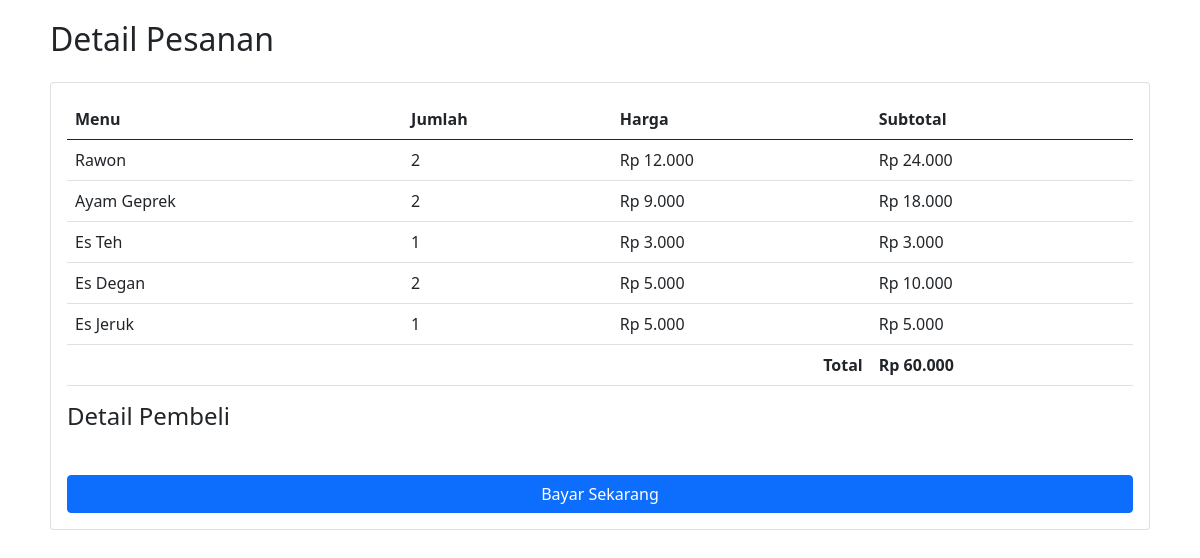
/order/checkout.php?id_order=15, run on the app's committed database.
### tables this page shows
CREATE TABLE `order_detail` (
  `id_order_detail` int(11) NOT NULL,
  `id_order` int(11) NOT NULL,
  `id_menu` int(11) NOT NULL,
  `jumlah_order` int(11) NOT NULL,
  `harga` int(11) NOT NULL,
  `subtotal` int(11) NOT NULL
);

CREATE TABLE `menu` (
  `id_menu` int(11) NOT NULL,
  `jenis_menu` varchar(255) NOT NULL,
  `nama_menu` varchar(255) NOT NULL,
  `harga_menu` int(11) NOT NULL,
  `stok` int(11) NOT NULL
);

CREATE TABLE `order_pesanan` (
  `id_order` int(11) NOT NULL,
  `tanggal_order` date NOT NULL,
  `jam_order` time NOT NULL,
  `nama_pelayan` varchar(255) NOT NULL,
  `no_meja` int(11) NOT NULL,
  `total_bayar` int(11) NOT NULL,
  `status_order` enum('Dalam proses','Selesai') NOT NULL,
  `snap_token` varchar(255) DEFAULT NULL,
  `payment_type` varchar(255) DEFAULT NULL
);

### order/checkout.php (the view, shortened to what this page needs)
<?php
require_once '../functions.php';
$order_id = isset($_GET['id_order']) ? (int)$_GET['id_order'] : null;
try {
    $query = "SELECT op.*, od.*, m.nama_menu
              FROM order_pesanan op
              JOIN order_detail od ON op.id_order = od.id_order
              JOIN menu m ON od.id_menu = m.id_menu
              WHERE op.id_order = ?";
    $stmt = $conn->prepare($query);
    $stmt->bind_param("i", $order_id);
    $stmt->execute();
    $result = $stmt->get_result();
    $order_items = [];
    $total_bayar = 0;
    $first_row = $result->fetch_assoc();
    $result->data_seek(0);
    while ($row = $result->fetch_assoc()) {
        $order_items[] = [
            'id' => $row['id_menu'],
            'price' => $row['harga'],
            'quantity' => $row['jumlah_order'],
            'name' => $row['nama_menu']
        ];
    }
    $total_bayar = $first_row['total_bayar'];
} catch (Exception $e) {
    error_log("Checkout Error: " . $e->getMessage());
    die("Terjadi kesalahan: " . $e->getMessage());
}
?>
<!DOCTYPE html>
<html>
<head>
    <link href="https://cdn.jsdelivr.net/npm/bootstrap@5.0.2/dist/css/bootstrap.min.css" rel="stylesheet">
</head>
<body>
    <div class="container">
        <h2 class="mb-4">Detail Pesanan</h2>
        <div class="card">
            <div class="card-body">
                <table class="table">
                    <thead>
                        <tr>
                            <th>Menu</th>
                            <th>Jumlah</th>
                            <th>Harga</th>
                            <th>Subtotal</th>
                        </tr>
                    </thead>
                    <tbody>
                        <?php foreach ($order_items as $item): ?>
                        <tr>
                            <td><?= htmlspecialchars($item['name']) ?></td>
                            <td><?= htmlspecialchars($item['quantity']) ?></td>
                            <td>Rp <?= number_format($item['price'], 0, ',', '.') ?></td>
                            <td>Rp <?= number_format($item['price'] * $item['quantity'], 0, ',', '.') ?></td>
                        </tr>
                        <?php endforeach; ?>
                        <tr>
                            <td colspan="3" class="text-end"><strong>Total</strong></td>
                            <td><strong>Rp <?= number_format($total_bayar, 0, ',', '.') ?></strong></td>
                        </tr>
                    </tbody>
                </table>
                <h4 class="mb-4">Detail Pembeli</h4>
                <button id="pay-button" class="btn btn-primary w-100">Bayar Sekarang</button>
            </div>
        </div>
    </div>
</body>
</html>

### order/checkout.php (style rules this page uses)
.container { padding: 20px; }
table { width: 100%; margin-bottom: 20px; }
.btn-primary { margin-top: 20px; }

### data on the page
order_detail: id_menu.nama_menu "Rawon", jumlah_order "2", harga "12.000", $item['price'] * $item['quantity'] "24.000"
order_detail: id_menu.nama_menu "Ayam Geprek", jumlah_order "2", harga "9.000", $item['price'] * $item['quantity'] "18.000"
order_detail: id_menu.nama_menu "Es Teh", jumlah_order "1", harga "3.000", $item['price'] * $item['quantity'] "3.000"
order_detail: id_menu.nama_menu "Es Degan", jumlah_order "2", harga "5.000", $item['price'] * $item['quantity'] "10.000"
order_detail: id_menu.nama_menu "Es Jeruk", jumlah_order "1", harga "5.000", $item['price'] * $item['quantity'] "5.000"
order_pesanan: total_bayar "60.000"
